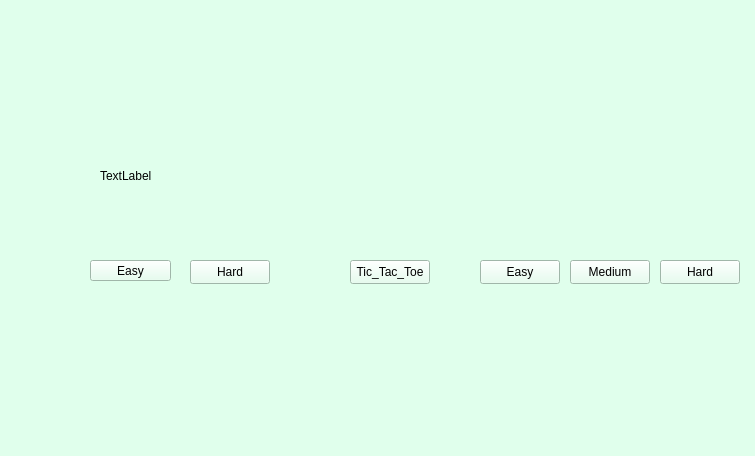
<?xml version="1.0" encoding="UTF-8"?>
<ui version="4.0">
 <class>GameSelection</class>
 <widget class="QWidget" name="GameSelection">
  <property name="geometry">
   <rect>
    <x>0</x>
    <y>0</y>
    <width>755</width>
    <height>456</height>
   </rect>
  </property>
  <property name="windowTitle">
   <string>Form</string>
  </property>
  <property name="styleSheet">
   <string notr="true">background-color: rgb(224, 255, 236);</string>
  </property>
  <widget class="QLabel" name="Tictactoe">
   <property name="geometry">
    <rect>
     <x>320</x>
     <y>110</y>
     <width>141</width>
     <height>121</height>
    </rect>
   </property>
   <property name="styleSheet">
    <string notr="true">image: url(:/new/imagess/images/tic-tac-toe-.jpg);</string>
   </property>
   <property name="text">
    <string/>
   </property>
  </widget>
  <widget class="QLabel" name="eightpuzzle">
   <property name="geometry">
    <rect>
     <x>530</x>
     <y>110</y>
     <width>121</width>
     <height>131</height>
    </rect>
   </property>
   <property name="styleSheet">
    <string notr="true">image: url(:/new/imagess/images/unnamed.png);</string>
   </property>
   <property name="text">
    <string/>
   </property>
  </widget>
  <widget class="QLabel" name="sudoku">
   <property name="geometry">
    <rect>
     <x>100</x>
     <y>110</y>
     <width>171</width>
     <height>131</height>
    </rect>
   </property>
   <property name="styleSheet">
    <string notr="true">image: url(:/new/imagess/images/apps.6696.9007199266251559.b0b672ab-8ded-4145-acd1-e650150d7879.jpg);</string>
   </property>
   <property name="text">
    <string>TextLabel</string>
   </property>
  </widget>
  <widget class="QPushButton" name="easy_sudoku">
   <property name="geometry">
    <rect>
     <x>90</x>
     <y>260</y>
     <width>81</width>
     <height>21</height>
    </rect>
   </property>
   <property name="styleSheet">
    <string notr="true">color: rgb(0, 0, 0);</string>
   </property>
   <property name="text">
    <string>Easy</string>
   </property>
  </widget>
  <widget class="QPushButton" name="hard_sudoku">
   <property name="geometry">
    <rect>
     <x>190</x>
     <y>260</y>
     <width>80</width>
     <height>24</height>
    </rect>
   </property>
   <property name="styleSheet">
    <string notr="true">color: rgb(0, 0, 0);</string>
   </property>
   <property name="text">
    <string>Hard</string>
   </property>
  </widget>
  <widget class="QPushButton" name="tictactoe">
   <property name="geometry">
    <rect>
     <x>350</x>
     <y>260</y>
     <width>80</width>
     <height>24</height>
    </rect>
   </property>
   <property name="styleSheet">
    <string notr="true">color: rgb(0, 0, 0);</string>
   </property>
   <property name="text">
    <string>Tic_Tac_Toe</string>
   </property>
  </widget>
  <widget class="QPushButton" name="easy_puzzle">
   <property name="geometry">
    <rect>
     <x>480</x>
     <y>260</y>
     <width>80</width>
     <height>24</height>
    </rect>
   </property>
   <property name="styleSheet">
    <string notr="true">color: rgb(0, 0, 0);</string>
   </property>
   <property name="text">
    <string>Easy</string>
   </property>
  </widget>
  <widget class="QPushButton" name="medium_puzzle">
   <property name="geometry">
    <rect>
     <x>570</x>
     <y>260</y>
     <width>80</width>
     <height>24</height>
    </rect>
   </property>
   <property name="styleSheet">
    <string notr="true">color: rgb(0, 0, 0);</string>
   </property>
   <property name="text">
    <string>Medium</string>
   </property>
  </widget>
  <widget class="QPushButton" name="hard_puzzle">
   <property name="geometry">
    <rect>
     <x>660</x>
     <y>260</y>
     <width>80</width>
     <height>24</height>
    </rect>
   </property>
   <property name="styleSheet">
    <string notr="true">color: rgb(0, 0, 0);</string>
   </property>
   <property name="text">
    <string>Hard</string>
   </property>
  </widget>
 </widget>
 <resources/>
 <connections/>
</ui>
